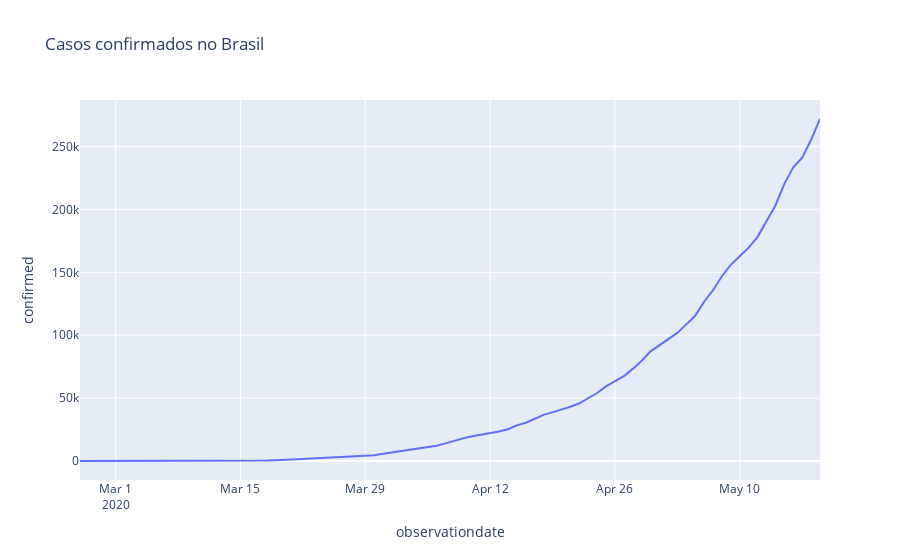

The notebook cell saved with this chart:
### Markdown cell above
Casos Confirmados

### Code cell
#Gráfico da evolução dos casos confirmados no Brasil
px.line (brasil, x='observationdate', y='confirmed', title = 'Casos confirmados no Brasil')
